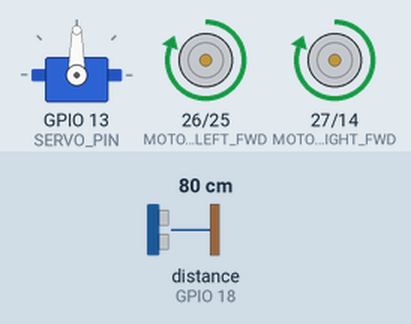
This sketch was run on a simulated ESP32. On the bench: servo, motor-driver pin pairs drawn as motors (green arrow = first pin HIGH = forward, orange = second pin HIGH = backward, longer = more drive). Wiring (inferred from the names in the program): ultrasonic range finder: trigger GPIO 5; echo GPIO 18. The test bench sets the inputs (shaded band); at power-on: distance to the obstacle (sensor on GPIO 18) 80 cm. The echo pulse lasts 58.3 µs per cm.

Above: at 1.2 s.
1.3 s: distance to the obstacle (sensor on GPIO 18) set to 23 cm
2.8 s: distance to the obstacle (sensor on GPIO 18) set to 20 cm
At 3.5 s:
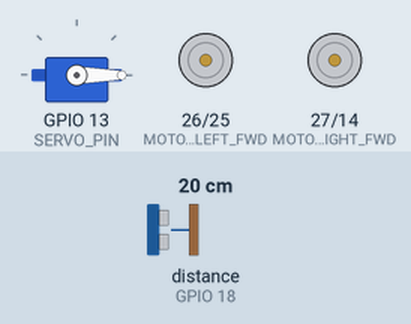
5.8 s: distance to the obstacle (sensor on GPIO 18) set to 2 cm
8.8 s: distance to the obstacle (sensor on GPIO 18) set to 35 cm
At 11.0 s:
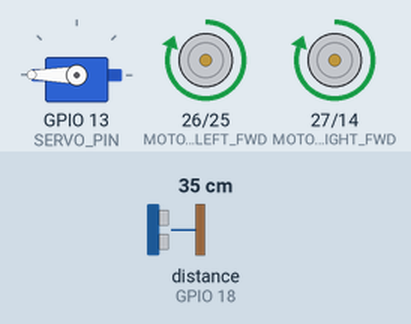
11.5 s: distance to the obstacle (sensor on GPIO 18) set to 4 cm
At 13.2 s:
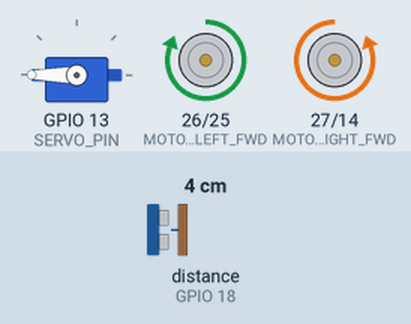
14.5 s: distance to the obstacle (sensor on GPIO 18) set to 60 cm
At 15.0 s:
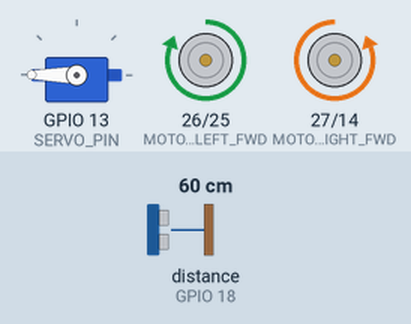
Timing chart, 0 to 17.5 s (numbered marks = the images above; inputs shaded):
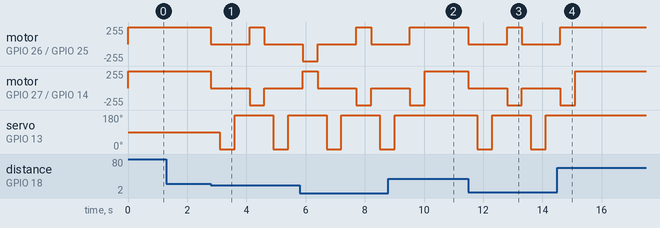

The sketch:

uji-rintangan.ino
```cpp
#include <Servo.h>

#define TRIG 5
#define ECHO 18
#define SERVO_PIN 13

#define MOTOR_LEFT_FWD  26
#define MOTOR_LEFT_BWD  25
#define MOTOR_RIGHT_FWD  27
#define MOTOR_RIGHT_BWD  14

Servo myServo;


void setup() {
  Serial.begin(115200);
	pinMode(TRIG, OUTPUT);
	pinMode(ECHO, INPUT);
	pinMode(MOTOR_LEFT_FWD, OUTPUT);
	pinMode(MOTOR_LEFT_BWD, OUTPUT);
	pinMode(MOTOR_RIGHT_FWD, OUTPUT);
	pinMode(MOTOR_RIGHT_BWD, OUTPUT);
	myServo.attach(SERVO_PIN);
}

long getDistance() {
	digitalWrite(TRIG, LOW);
	delayMicroseconds(2);
	digitalWrite(TRIG, HIGH);
	delayMicroseconds(10);
	digitalWrite(TRIG, LOW);

	long duration = pulseIn(ECHO, HIGH);
	return duration * 0.034 / 2;
}

void moveForward() {
	digitalWrite(MOTOR_LEFT_FWD, HIGH);
	digitalWrite(MOTOR_RIGHT_FWD, HIGH);
	digitalWrite(MOTOR_LEFT_BWD, LOW);
	digitalWrite(MOTOR_RIGHT_BWD, LOW);
}

void stopMotors() {
	digitalWrite(MOTOR_LEFT_FWD, LOW);
	digitalWrite(MOTOR_RIGHT_FWD, LOW);
	digitalWrite(MOTOR_LEFT_BWD, LOW);
	digitalWrite(MOTOR_RIGHT_BWD, LOW);
}

void reverseMotors() {
	digitalWrite(MOTOR_LEFT_FWD, LOW);
	digitalWrite(MOTOR_RIGHT_FWD, LOW);
	digitalWrite(MOTOR_LEFT_BWD, HIGH);
	digitalWrite(MOTOR_RIGHT_BWD, HIGH);
}

void turnRight() {
	digitalWrite(MOTOR_LEFT_FWD, HIGH);
	digitalWrite(MOTOR_RIGHT_FWD, LOW);
	digitalWrite(MOTOR_LEFT_BWD, LOW);
	digitalWrite(MOTOR_RIGHT_BWD, HIGH);
}

void turnLeft() {
	digitalWrite(MOTOR_LEFT_FWD, LOW);
	digitalWrite(MOTOR_RIGHT_FWD, HIGH);
	digitalWrite(MOTOR_LEFT_BWD, HIGH);
	digitalWrite(MOTOR_RIGHT_BWD, LOW);
}

void loop() {
  long frontDist = getDistance();

	if (frontDist > 20) {
    	moveForward();
	} else {
    	stopMotors();
    	delay(300);

    	myServo.write(0);
    	delay(500);
    	long leftDist = getDistance();

    	myServo.write(180);
    	delay(500);
    	long rightDist = getDistance();

    	if (leftDist > rightDist) {
        	turnLeft();
    	} else {
        	turnRight();
    	}
    	delay(500);
	}
}
```

Measured:
- the behaviour switches between 22 and 21 cm on distance to the obstacle (sensor on GPIO 18) (found by bisection; images 0 and 1)
- after the input at 1.3 s, every drawn part: stays the same
- after the input at 2.8 s, motor on GPIO 26 (MOTOR_LEFT_FWD) / GPIO 25 (MOTOR_LEFT_BWD): forward 255/255 → stopped at once, → forward 255/255 1.3 s later, → stopped 0.50 s later; motor on GPIO 27 (MOTOR_RIGHT_FWD) / GPIO 14 (MOTOR_RIGHT_BWD): forward 255/255 → stopped at once, → backward 255/255 1.3 s later, → stopped 0.50 s later
- after the input at 8.8 s, motor on GPIO 26 (MOTOR_LEFT_FWD) / GPIO 25 (MOTOR_LEFT_BWD): goes on until 9.5 s, then stays forward 255/255; servo on GPIO 13 (SERVO_PIN): goes on until 9.0 s, then stays 180°
- after the input at 11.5 s, motor on GPIO 26 (MOTOR_LEFT_FWD) / GPIO 25 (MOTOR_LEFT_BWD): forward 255/255 → stopped at once, → forward 255/255 1.3 s later, → stopped 0.50 s later; motor on GPIO 27 (MOTOR_RIGHT_FWD) / GPIO 14 (MOTOR_RIGHT_BWD): forward 255/255 → stopped at once, → backward 255/255 1.3 s later, → stopped 0.50 s later
- after the input at 14.5 s, motor on GPIO 26 (MOTOR_LEFT_FWD) / GPIO 25 (MOTOR_LEFT_BWD): goes on until 14.6 s, then stays forward 255/255; servo on GPIO 13 (SERVO_PIN): stays 180° (without the input it goes to 0° after 0.91 s)
